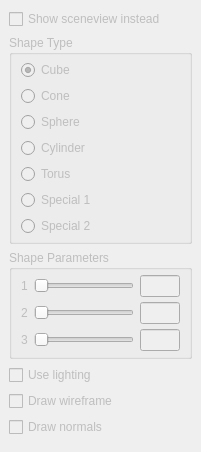
  <widget class="QDockWidget" name="shapesDock">
   <property name="enabled">
    <bool>false</bool>
   </property>
   <property name="windowTitle">
    <string>Shapes/Scene&amp;view</string>
   </property>
   <attribute name="dockWidgetArea">
    <number>1</number>
   </attribute>
   <widget class="QWidget" name="shapesDockContents">
    <layout class="QVBoxLayout" name="verticalLayout_7">
     <item>
      <widget class="QCheckBox" name="showSceneviewInstead">
       <property name="text">
        <string>Show sceneview instead</string>
       </property>
      </widget>
     </item>
     <item>
      <widget class="QGroupBox" name="shapeType">
       <property name="title">
        <string>Shape Type</string>
       </property>
       <layout class="QVBoxLayout" name="verticalLayout_8">
        <property name="topMargin">
         <number>5</number>
        </property>
        <property name="bottomMargin">
         <number>5</number>
        </property>
        <item>
         <widget class="QRadioButton" name="shapeTypeCube">
          <property name="text">
           <string>Cube</string>
          </property>
          <property name="checked">
           <bool>true</bool>
          </property>
         </widget>
        </item>
        <item>
         <widget class="QRadioButton" name="shapeTypeCone">
          <property name="text">
           <string>Cone</string>
          </property>
         </widget>
        </item>
        <item>
         <widget class="QRadioButton" name="shapeTypeSphere">
          <property name="text">
           <string>Sphere</string>
          </property>
         </widget>
        </item>
        <item>
         <widget class="QRadioButton" name="shapeTypeCylinder">
          <property name="text">
           <string>Cylinder</string>
          </property>
         </widget>
        </item>
        <item>
         <widget class="QRadioButton" name="shapeTypeTorus">
          <property name="text">
           <string>Torus</string>
          </property>
         </widget>
        </item>
        <item>
         <widget class="QRadioButton" name="shapeTypeSpecial1">
          <property name="text">
           <string>Special 1</string>
          </property>
         </widget>
        </item>
        <item>
         <widget class="QRadioButton" name="shapeTypeSpecial2">
          <property name="text">
           <string>Special 2</string>
          </property>
         </widget>
        </item>
       </layout>
      </widget>
     </item>
     <item>
      <widget class="QGroupBox" name="shapeParameters">
       <property name="title">
        <string>Shape Parameters</string>
       </property>
       <layout class="QGridLayout" name="gridLayout_4">
        <property name="topMargin">
         <number>5</number>
        </property>
        <property name="bottomMargin">
         <number>5</number>
        </property>
        <property name="verticalSpacing">
         <number>5</number>
        </property>
        <item row="0" column="0">
         <widget class="QLabel" name="shapeParameterLabel1">
          <property name="text">
           <string>1</string>
          </property>
         </widget>
        </item>
        <item row="2" column="0">
         <widget class="QLabel" name="shapeParameterLabel2">
          <property name="text">
           <string>2</string>
          </property>
         </widget>
        </item>
        <item row="4" column="0">
         <widget class="QLabel" name="shapeParameterLabel3">
          <property name="text">
           <string>3</string>
          </property>
         </widget>
        </item>
        <item row="0" column="1">
         <widget class="QSlider" name="shapeParameterSlider1">
          <property name="minimumSize">
           <size>
            <width>100</width>
            <height>0</height>
           </size>
          </property>
          <property name="orientation">
           <enum>Qt::Horizontal</enum>
          </property>
         </widget>
        </item>
        <item row="2" column="1">
         <widget class="QSlider" name="shapeParameterSlider2">
          <property name="minimumSize">
           <size>
            <width>100</width>
            <height>0</height>
           </size>
          </property>
          <property name="orientation">
           <enum>Qt::Horizontal</enum>
          </property>
         </widget>
        </item>
        <item row="4" column="1">
         <widget class="QSlider" name="shapeParameterSlider3">
          <property name="minimumSize">
           <size>
            <width>100</width>
            <height>0</height>
           </size>
          </property>
          <property name="orientation">
           <enum>Qt::Horizontal</enum>
          </property>
         </widget>
        </item>
        <item row="0" column="2">
         <widget class="QLineEdit" name="shapeParameterTextbox1">
          <property name="minimumSize">
           <size>
            <width>40</width>
            <height>0</height>
           </size>
          </property>
          <property name="maximumSize">
           <size>
            <width>40</width>
            <height>16777215</height>
           </size>
          </property>
         </widget>
        </item>
        <item row="2" column="2">
         <widget class="QLineEdit" name="shapeParameterTextbox2">
          <property name="minimumSize">
           <size>
            <width>40</width>
            <height>0</height>
           </size>
          </property>
          <property name="maximumSize">
           <size>
            <width>40</width>
            <height>16777215</height>
           </size>
          </property>
         </widget>
        </item>
        <item row="4" column="2">
         <widget class="QLineEdit" name="shapeParameterTextbox3">
          <property name="minimumSize">
           <size>
            <width>40</width>
            <height>0</height>
           </size>
          </property>
          <property name="maximumSize">
           <size>
            <width>40</width>
            <height>16777215</height>
           </size>
          </property>
         </widget>
        </item>
       </layout>
      </widget>
     </item>
     <item>
      <widget class="QCheckBox" name="useLightingCheckbox">
       <property name="text">
        <string>Use lighting</string>
       </property>
      </widget>
     </item>
     <item>
      <widget class="QCheckBox" name="drawWireframeCheckbox">
       <property name="text">
        <string>Draw wireframe</string>
       </property>
      </widget>
     </item>
     <item>
      <widget class="QCheckBox" name="drawNormalsCheckbox">
       <property name="text">
        <string>Draw normals</string>
       </property>
      </widget>
     </item>
     <item>
      <widget class="QWidget" name="shapesDockEmptySpace" native="true">
       <property name="sizePolicy">
        <sizepolicy hsizetype="Preferred" vsizetype="Expanding">
         <horstretch>0</horstretch>
         <verstretch>0</verstretch>
        </sizepolicy>
       </property>
      </widget>
     </item>
    </layout>
   </widget>
  </widget>
